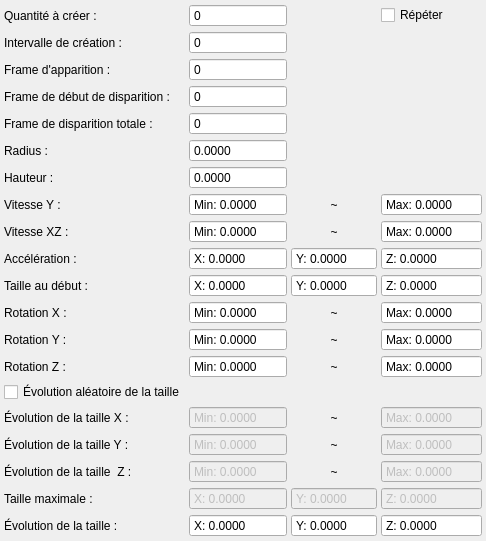
  <widget class="QDockWidget" name="dockParticles">
   <property name="floating">
    <bool>false</bool>
   </property>
   <property name="allowedAreas">
    <set>Qt::LeftDockWidgetArea|Qt::RightDockWidgetArea</set>
   </property>
   <property name="windowTitle">
    <string>Éditeur de particules</string>
   </property>
   <attribute name="dockWidgetArea">
    <number>1</number>
   </attribute>
   <widget class="QWidget" name="dockWidgetContents_6">
    <layout class="QGridLayout" name="gridLayout_2">
     <property name="leftMargin">
      <number>4</number>
     </property>
     <property name="topMargin">
      <number>4</number>
     </property>
     <property name="rightMargin">
      <number>4</number>
     </property>
     <property name="bottomMargin">
      <number>4</number>
     </property>
     <property name="spacing">
      <number>4</number>
     </property>
     <item row="17" column="0">
      <widget class="QLabel" name="label_37">
       <property name="text">
        <string>Évolution de la taille  Z :</string>
       </property>
      </widget>
     </item>
     <item row="1" column="1">
      <widget class="QSpinBox" name="editParticleCreate">
       <property name="buttonSymbols">
        <enum>QAbstractSpinBox::NoButtons</enum>
       </property>
       <property name="maximum">
        <number>99999</number>
       </property>
      </widget>
     </item>
     <item row="18" column="0">
      <widget class="QLabel" name="label_39">
       <property name="text">
        <string>Taille maximale :</string>
       </property>
      </widget>
     </item>
     <item row="19" column="0">
      <widget class="QLabel" name="label_40">
       <property name="text">
        <string>Évolution de la taille :</string>
       </property>
      </widget>
     </item>
     <item row="0" column="1">
      <widget class="QSpinBox" name="editParticleCreateNum">
       <property name="buttonSymbols">
        <enum>QAbstractSpinBox::NoButtons</enum>
       </property>
       <property name="maximum">
        <number>99999</number>
       </property>
      </widget>
     </item>
     <item row="2" column="1">
      <widget class="QSpinBox" name="editParticleFrameAppear">
       <property name="buttonSymbols">
        <enum>QAbstractSpinBox::NoButtons</enum>
       </property>
       <property name="maximum">
        <number>99999</number>
       </property>
      </widget>
     </item>
     <item row="3" column="1">
      <widget class="QSpinBox" name="editParticleFrameKeep">
       <property name="buttonSymbols">
        <enum>QAbstractSpinBox::NoButtons</enum>
       </property>
       <property name="maximum">
        <number>99999</number>
       </property>
      </widget>
     </item>
     <item row="7" column="2">
      <widget class="QLabel" name="label_22">
       <property name="maximumSize">
        <size>
         <width>16777215</width>
         <height>16777215</height>
        </size>
       </property>
       <property name="text">
        <string>~</string>
       </property>
       <property name="alignment">
        <set>Qt::AlignCenter</set>
       </property>
      </widget>
     </item>
     <item row="4" column="1">
      <widget class="QSpinBox" name="editParticleFrameDisappear">
       <property name="buttonSymbols">
        <enum>QAbstractSpinBox::NoButtons</enum>
       </property>
       <property name="maximum">
        <number>99999</number>
       </property>
      </widget>
     </item>
     <item row="7" column="1">
      <widget class="QDoubleSpinBox" name="editParticleYLow">
       <property name="wrapping">
        <bool>false</bool>
       </property>
       <property name="frame">
        <bool>true</bool>
       </property>
       <property name="buttonSymbols">
        <enum>QAbstractSpinBox::NoButtons</enum>
       </property>
       <property name="accelerated">
        <bool>false</bool>
       </property>
       <property name="keyboardTracking">
        <bool>true</bool>
       </property>
       <property name="showGroupSeparator" stdset="0">
        <bool>false</bool>
       </property>
       <property name="prefix">
        <string>Min: </string>
       </property>
       <property name="decimals">
        <number>4</number>
       </property>
       <property name="minimum">
        <double>-9999.000000000000000</double>
       </property>
       <property name="maximum">
        <double>9999.000000000000000</double>
       </property>
      </widget>
     </item>
     <item row="5" column="1">
      <widget class="QDoubleSpinBox" name="editParticleStartPosVar">
       <property name="buttonSymbols">
        <enum>QAbstractSpinBox::NoButtons</enum>
       </property>
       <property name="decimals">
        <number>4</number>
       </property>
       <property name="minimum">
        <double>-9999.000000000000000</double>
       </property>
       <property name="maximum">
        <double>9999.000000000000000</double>
       </property>
      </widget>
     </item>
     <item row="6" column="1">
      <widget class="QDoubleSpinBox" name="editParticleStartPosVarY">
       <property name="buttonSymbols">
        <enum>QAbstractSpinBox::NoButtons</enum>
       </property>
       <property name="decimals">
        <number>4</number>
       </property>
       <property name="minimum">
        <double>-9999.000000000000000</double>
       </property>
       <property name="maximum">
        <double>9999.000000000000000</double>
       </property>
      </widget>
     </item>
     <item row="10" column="0">
      <widget class="QLabel" name="label_26">
       <property name="text">
        <string>Taille au début :</string>
       </property>
      </widget>
     </item>
     <item row="11" column="0">
      <widget class="QLabel" name="label_27">
       <property name="text">
        <string>Rotation X :</string>
       </property>
      </widget>
     </item>
     <item row="16" column="0">
      <widget class="QLabel" name="label_35">
       <property name="text">
        <string>Évolution de la taille Y :</string>
       </property>
      </widget>
     </item>
     <item row="12" column="0">
      <widget class="QLabel" name="label_29">
       <property name="text">
        <string>Rotation Y :</string>
       </property>
      </widget>
     </item>
     <item row="4" column="0">
      <widget class="QLabel" name="label_18">
       <property name="text">
        <string>Frame de disparition totale :</string>
       </property>
      </widget>
     </item>
     <item row="3" column="0">
      <widget class="QLabel" name="label_17">
       <property name="text">
        <string>Frame de début de disparition :</string>
       </property>
      </widget>
     </item>
     <item row="2" column="0">
      <widget class="QLabel" name="label_16">
       <property name="text">
        <string>Frame d'apparition :</string>
       </property>
      </widget>
     </item>
     <item row="13" column="0">
      <widget class="QLabel" name="label_31">
       <property name="text">
        <string>Rotation Z :</string>
       </property>
      </widget>
     </item>
     <item row="5" column="0">
      <widget class="QLabel" name="label_19">
       <property name="text">
        <string>Radius :</string>
       </property>
      </widget>
     </item>
     <item row="14" column="0">
      <widget class="QCheckBox" name="editParticleRepeatScale">
       <property name="text">
        <string>Évolution aléatoire de la taille</string>
       </property>
      </widget>
     </item>
     <item row="6" column="0">
      <widget class="QLabel" name="label_20">
       <property name="text">
        <string>Hauteur :</string>
       </property>
      </widget>
     </item>
     <item row="1" column="0">
      <widget class="QLabel" name="label_14">
       <property name="text">
        <string>Intervalle de création :</string>
       </property>
      </widget>
     </item>
     <item row="15" column="0">
      <widget class="QLabel" name="label_33">
       <property name="text">
        <string>Évolution de la taille X :</string>
       </property>
      </widget>
     </item>
     <item row="8" column="0">
      <widget class="QLabel" name="label_23">
       <property name="text">
        <string>Vitesse XZ :</string>
       </property>
      </widget>
     </item>
     <item row="7" column="0">
      <widget class="QLabel" name="label_21">
       <property name="text">
        <string>Vitesse Y :</string>
       </property>
      </widget>
     </item>
     <item row="0" column="0">
      <widget class="QLabel" name="label_15">
       <property name="text">
        <string>Quantité à créer :</string>
       </property>
      </widget>
     </item>
     <item row="9" column="0">
      <widget class="QLabel" name="label_25">
       <property name="text">
        <string>Accélération :</string>
       </property>
      </widget>
     </item>
     <item row="7" column="3">
      <widget class="QDoubleSpinBox" name="editParticleYHigh">
       <property name="buttonSymbols">
        <enum>QAbstractSpinBox::NoButtons</enum>
       </property>
       <property name="prefix">
        <string>Max: </string>
       </property>
       <property name="decimals">
        <number>4</number>
       </property>
       <property name="minimum">
        <double>-9999.000000000000000</double>
       </property>
       <property name="maximum">
        <double>9999.000000000000000</double>
       </property>
      </widget>
     </item>
     <item row="8" column="1">
      <widget class="QDoubleSpinBox" name="editParticleXZLow">
       <property name="buttonSymbols">
        <enum>QAbstractSpinBox::NoButtons</enum>
       </property>
       <property name="prefix">
        <string>Min: </string>
       </property>
       <property name="decimals">
        <number>4</number>
       </property>
       <property name="minimum">
        <double>-9999.000000000000000</double>
       </property>
       <property name="maximum">
        <double>9999.000000000000000</double>
       </property>
      </widget>
     </item>
     <item row="8" column="2">
      <widget class="QLabel" name="label_24">
       <property name="maximumSize">
        <size>
         <width>16777215</width>
         <height>16777215</height>
        </size>
       </property>
       <property name="text">
        <string>~</string>
       </property>
       <property name="alignment">
        <set>Qt::AlignCenter</set>
       </property>
      </widget>
     </item>
     <item row="8" column="3">
      <widget class="QDoubleSpinBox" name="editParticleXZHigh">
       <property name="buttonSymbols">
        <enum>QAbstractSpinBox::NoButtons</enum>
       </property>
       <property name="prefix">
        <string>Max: </string>
       </property>
       <property name="decimals">
        <number>4</number>
       </property>
       <property name="minimum">
        <double>-9999.000000000000000</double>
       </property>
       <property name="maximum">
        <double>9999.000000000000000</double>
       </property>
      </widget>
     </item>
     <item row="9" column="1">
      <widget class="QDoubleSpinBox" name="editParticleAccelX">
       <property name="buttonSymbols">
        <enum>QAbstractSpinBox::NoButtons</enum>
       </property>
       <property name="prefix">
        <string>X: </string>
       </property>
       <property name="decimals">
        <number>4</number>
       </property>
       <property name="minimum">
        <double>-9999.000000000000000</double>
       </property>
       <property name="maximum">
        <double>9999.000000000000000</double>
       </property>
      </widget>
     </item>
     <item row="9" column="2">
      <widget class="QDoubleSpinBox" name="editParticleAccelY">
       <property name="buttonSymbols">
        <enum>QAbstractSpinBox::NoButtons</enum>
       </property>
       <property name="prefix">
        <string>Y: </string>
       </property>
       <property name="decimals">
        <number>4</number>
       </property>
       <property name="minimum">
        <double>-9999.000000000000000</double>
       </property>
       <property name="maximum">
        <double>9999.000000000000000</double>
       </property>
      </widget>
     </item>
     <item row="9" column="3">
      <widget class="QDoubleSpinBox" name="editParticleAccelZ">
       <property name="buttonSymbols">
        <enum>QAbstractSpinBox::NoButtons</enum>
       </property>
       <property name="prefix">
        <string>Z: </string>
       </property>
       <property name="decimals">
        <number>4</number>
       </property>
       <property name="minimum">
        <double>-9999.000000000000000</double>
       </property>
       <property name="maximum">
        <double>9999.000000000000000</double>
       </property>
      </widget>
     </item>
     <item row="0" column="3">
      <widget class="QCheckBox" name="editParticleRepeat">
       <property name="text">
        <string>Répéter</string>
       </property>
      </widget>
     </item>
     <item row="10" column="1">
      <widget class="QDoubleSpinBox" name="editParticleScaleX">
       <property name="buttonSymbols">
        <enum>QAbstractSpinBox::NoButtons</enum>
       </property>
       <property name="prefix">
        <string>X: </string>
       </property>
       <property name="decimals">
        <number>4</number>
       </property>
       <property name="minimum">
        <double>-9999.000000000000000</double>
       </property>
      </widget>
     </item>
     <item row="10" column="2">
      <widget class="QDoubleSpinBox" name="editParticleScaleY">
       <property name="buttonSymbols">
        <enum>QAbstractSpinBox::NoButtons</enum>
       </property>
       <property name="prefix">
        <string>Y: </string>
       </property>
       <property name="decimals">
        <number>4</number>
       </property>
       <property name="minimum">
        <double>-9999.000000000000000</double>
       </property>
      </widget>
     </item>
     <item row="10" column="3">
      <widget class="QDoubleSpinBox" name="editParticleScaleZ">
       <property name="buttonSymbols">
        <enum>QAbstractSpinBox::NoButtons</enum>
       </property>
       <property name="prefix">
        <string>Z: </string>
       </property>
       <property name="decimals">
        <number>4</number>
       </property>
       <property name="minimum">
        <double>-9999.000000000000000</double>
       </property>
      </widget>
     </item>
     <item row="11" column="1">
      <widget class="QDoubleSpinBox" name="editParticleRotationLowX">
       <property name="buttonSymbols">
        <enum>QAbstractSpinBox::NoButtons</enum>
       </property>
       <property name="prefix">
        <string>Min: </string>
       </property>
       <property name="decimals">
        <number>4</number>
       </property>
       <property name="minimum">
        <double>-9999.000000000000000</double>
       </property>
       <property name="maximum">
        <double>9999.000000000000000</double>
       </property>
      </widget>
     </item>
     <item row="11" column="2">
      <widget class="QLabel" name="label_28">
       <property name="maximumSize">
        <size>
         <width>16777215</width>
         <height>16777215</height>
        </size>
       </property>
       <property name="text">
        <string>~</string>
       </property>
       <property name="alignment">
        <set>Qt::AlignCenter</set>
       </property>
      </widget>
     </item>
     <item row="11" column="3">
      <widget class="QDoubleSpinBox" name="editParticleRotationHighX">
       <property name="buttonSymbols">
        <enum>QAbstractSpinBox::NoButtons</enum>
       </property>
       <property name="prefix">
        <string>Max: </string>
       </property>
       <property name="decimals">
        <number>4</number>
       </property>
       <property name="minimum">
        <double>-9999.000000000000000</double>
       </property>
       <property name="maximum">
        <double>9999.000000000000000</double>
       </property>
      </widget>
     </item>
     <item row="12" column="1">
      <widget class="QDoubleSpinBox" name="editParticleRotationLowY">
       <property name="buttonSymbols">
        <enum>QAbstractSpinBox::NoButtons</enum>
       </property>
       <property name="prefix">
        <string>Min: </string>
       </property>
       <property name="decimals">
        <number>4</number>
       </property>
       <property name="minimum">
        <double>-9999.000000000000000</double>
       </property>
       <property name="maximum">
        <double>9999.000000000000000</double>
       </property>
      </widget>
     </item>
     <item row="12" column="2">
      <widget class="QLabel" name="label_30">
       <property name="maximumSize">
        <size>
         <width>16777215</width>
         <height>16777215</height>
        </size>
       </property>
       <property name="text">
        <string>~</string>
       </property>
       <property name="alignment">
        <set>Qt::AlignCenter</set>
       </property>
      </widget>
     </item>
     <item row="12" column="3">
      <widget class="QDoubleSpinBox" name="editParticleRotationHighY">
       <property name="buttonSymbols">
        <enum>QAbstractSpinBox::NoButtons</enum>
       </property>
       <property name="prefix">
        <string>Max: </string>
       </property>
       <property name="decimals">
        <number>4</number>
       </property>
       <property name="minimum">
        <double>-9999.000000000000000</double>
       </property>
       <property name="maximum">
        <double>9999.000000000000000</double>
       </property>
      </widget>
     </item>
     <item row="13" column="1">
      <widget class="QDoubleSpinBox" name="editParticleRotationLowZ">
       <property name="buttonSymbols">
        <enum>QAbstractSpinBox::NoButtons</enum>
       </property>
       <property name="prefix">
        <string>Min: </string>
       </property>
       <property name="decimals">
        <number>4</number>
       </property>
       <property name="minimum">
        <double>-9999.000000000000000</double>
       </property>
       <property name="maximum">
        <double>9999.000000000000000</double>
       </property>
      </widget>
     </item>
     <item row="13" column="2">
      <widget class="QLabel" name="label_32">
       <property name="maximumSize">
        <size>
         <width>16777215</width>
         <height>16777215</height>
        </size>
       </property>
       <property name="text">
        <string>~</string>
       </property>
       <property name="alignment">
        <set>Qt::AlignCenter</set>
       </property>
      </widget>
     </item>
     <item row="13" column="3">
      <widget class="QDoubleSpinBox" name="editParticleRotationHighZ">
       <property name="buttonSymbols">
        <enum>QAbstractSpinBox::NoButtons</enum>
       </property>
       <property name="prefix">
        <string>Max: </string>
       </property>
       <property name="decimals">
        <number>4</number>
       </property>
       <property name="minimum">
        <double>-9999.000000000000000</double>
       </property>
       <property name="maximum">
        <double>9999.000000000000000</double>
       </property>
      </widget>
     </item>
     <item row="15" column="1">
      <widget class="QDoubleSpinBox" name="editParticleScalSpeedXLow">
       <property name="enabled">
        <bool>false</bool>
       </property>
       <property name="buttonSymbols">
        <enum>QAbstractSpinBox::NoButtons</enum>
       </property>
       <property name="prefix">
        <string>Min: </string>
       </property>
       <property name="decimals">
        <number>4</number>
       </property>
       <property name="minimum">
        <double>-9999.000000000000000</double>
       </property>
       <property name="maximum">
        <double>9999.000000000000000</double>
       </property>
      </widget>
     </item>
     <item row="15" column="2">
      <widget class="QLabel" name="label_34">
       <property name="maximumSize">
        <size>
         <width>16777215</width>
         <height>16777215</height>
        </size>
       </property>
       <property name="text">
        <string>~</string>
       </property>
       <property name="alignment">
        <set>Qt::AlignCenter</set>
       </property>
      </widget>
     </item>
     <item row="15" column="3">
      <widget class="QDoubleSpinBox" name="editParticleScalSpeedXHigh">
       <property name="enabled">
        <bool>false</bool>
       </property>
       <property name="buttonSymbols">
        <enum>QAbstractSpinBox::NoButtons</enum>
       </property>
       <property name="prefix">
        <string>Max: </string>
       </property>
       <property name="decimals">
        <number>4</number>
       </property>
       <property name="minimum">
        <double>-9999.000000000000000</double>
       </property>
       <property name="maximum">
        <double>9999.000000000000000</double>
       </property>
      </widget>
     </item>
     <item row="16" column="1">
      <widget class="QDoubleSpinBox" name="editParticleScalSpeedYLow">
       <property name="enabled">
        <bool>false</bool>
       </property>
       <property name="buttonSymbols">
        <enum>QAbstractSpinBox::NoButtons</enum>
       </property>
       <property name="prefix">
        <string>Min: </string>
       </property>
       <property name="decimals">
        <number>4</number>
       </property>
       <property name="minimum">
        <double>-9999.000000000000000</double>
       </property>
       <property name="maximum">
        <double>9999.000000000000000</double>
       </property>
      </widget>
     </item>
     <item row="16" column="2">
      <widget class="QLabel" name="label_36">
       <property name="maximumSize">
        <size>
         <width>16777215</width>
         <height>16777215</height>
        </size>
       </property>
       <property name="text">
        <string>~</string>
       </property>
       <property name="alignment">
        <set>Qt::AlignCenter</set>
       </property>
      </widget>
     </item>
     <item row="16" column="3">
      <widget class="QDoubleSpinBox" name="editParticleScalSpeedYHigh">
       <property name="enabled">
        <bool>false</bool>
       </property>
       <property name="buttonSymbols">
        <enum>QAbstractSpinBox::NoButtons</enum>
       </property>
       <property name="prefix">
        <string>Max: </string>
       </property>
       <property name="decimals">
        <number>4</number>
       </property>
       <property name="minimum">
        <double>-9999.000000000000000</double>
       </property>
       <property name="maximum">
        <double>9999.000000000000000</double>
       </property>
      </widget>
     </item>
     <item row="17" column="1">
      <widget class="QDoubleSpinBox" name="editParticleScalSpeedZLow">
       <property name="enabled">
        <bool>false</bool>
       </property>
       <property name="buttonSymbols">
        <enum>QAbstractSpinBox::NoButtons</enum>
       </property>
       <property name="prefix">
        <string>Min: </string>
       </property>
       <property name="decimals">
        <number>4</number>
       </property>
       <property name="minimum">
        <double>-9999.000000000000000</double>
       </property>
       <property name="maximum">
        <double>9999.000000000000000</double>
       </property>
      </widget>
     </item>
     <item row="17" column="2">
      <widget class="QLabel" name="label_38">
       <property name="maximumSize">
        <size>
         <width>16777215</width>
         <height>16777215</height>
        </size>
       </property>
       <property name="text">
        <string>~</string>
       </property>
       <property name="alignment">
        <set>Qt::AlignCenter</set>
       </property>
      </widget>
     </item>
     <item row="17" column="3">
      <widget class="QDoubleSpinBox" name="editParticleScalSpeedZHigh">
       <property name="enabled">
        <bool>false</bool>
       </property>
       <property name="buttonSymbols">
        <enum>QAbstractSpinBox::NoButtons</enum>
       </property>
       <property name="prefix">
        <string>Max: </string>
       </property>
       <property name="decimals">
        <number>4</number>
       </property>
       <property name="minimum">
        <double>-9999.000000000000000</double>
       </property>
       <property name="maximum">
        <double>9999.000000000000000</double>
       </property>
      </widget>
     </item>
     <item row="18" column="1">
      <widget class="QDoubleSpinBox" name="editParticleScaleEndX">
       <property name="enabled">
        <bool>false</bool>
       </property>
       <property name="buttonSymbols">
        <enum>QAbstractSpinBox::NoButtons</enum>
       </property>
       <property name="prefix">
        <string>X: </string>
       </property>
       <property name="decimals">
        <number>4</number>
       </property>
       <property name="minimum">
        <double>-9999.000000000000000</double>
       </property>
       <property name="maximum">
        <double>9999.000000000000000</double>
       </property>
      </widget>
     </item>
     <item row="18" column="2">
      <widget class="QDoubleSpinBox" name="editParticleScaleEndY">
       <property name="enabled">
        <bool>false</bool>
       </property>
       <property name="buttonSymbols">
        <enum>QAbstractSpinBox::NoButtons</enum>
       </property>
       <property name="prefix">
        <string>Y: </string>
       </property>
       <property name="decimals">
        <number>4</number>
       </property>
       <property name="minimum">
        <double>-9999.000000000000000</double>
       </property>
       <property name="maximum">
        <double>9999.000000000000000</double>
       </property>
      </widget>
     </item>
     <item row="18" column="3">
      <widget class="QDoubleSpinBox" name="editParticleScaleEndZ">
       <property name="enabled">
        <bool>false</bool>
       </property>
       <property name="buttonSymbols">
        <enum>QAbstractSpinBox::NoButtons</enum>
       </property>
       <property name="prefix">
        <string>Z: </string>
       </property>
       <property name="decimals">
        <number>4</number>
       </property>
       <property name="minimum">
        <double>-9999.000000000000000</double>
       </property>
       <property name="maximum">
        <double>9999.000000000000000</double>
       </property>
      </widget>
     </item>
     <item row="19" column="1">
      <widget class="QDoubleSpinBox" name="editParticleScaleSpeedX">
       <property name="buttonSymbols">
        <enum>QAbstractSpinBox::NoButtons</enum>
       </property>
       <property name="prefix">
        <string>X: </string>
       </property>
       <property name="decimals">
        <number>4</number>
       </property>
       <property name="minimum">
        <double>-9999.000000000000000</double>
       </property>
       <property name="maximum">
        <double>9999.000000000000000</double>
       </property>
      </widget>
     </item>
     <item row="19" column="2">
      <widget class="QDoubleSpinBox" name="editParticleScaleSpeedY">
       <property name="buttonSymbols">
        <enum>QAbstractSpinBox::NoButtons</enum>
       </property>
       <property name="prefix">
        <string>Y: </string>
       </property>
       <property name="decimals">
        <number>4</number>
       </property>
       <property name="minimum">
        <double>-9999.000000000000000</double>
       </property>
       <property name="maximum">
        <double>9999.000000000000000</double>
       </property>
      </widget>
     </item>
     <item row="19" column="3">
      <widget class="QDoubleSpinBox" name="editParticleScaleSpeedZ">
       <property name="buttonSymbols">
        <enum>QAbstractSpinBox::NoButtons</enum>
       </property>
       <property name="prefix">
        <string>Z: </string>
       </property>
       <property name="decimals">
        <number>4</number>
       </property>
       <property name="minimum">
        <double>-9999.000000000000000</double>
       </property>
       <property name="maximum">
        <double>9999.000000000000000</double>
       </property>
      </widget>
     </item>
    </layout>
   </widget>
  </widget>
